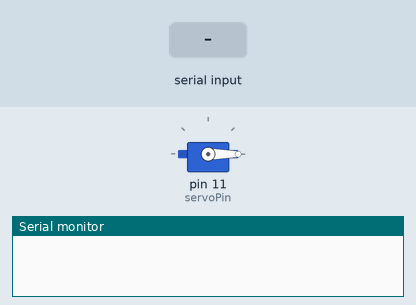
A sketch run on a simulated Arduino Uno, built with avr-gcc and run on an emulated ATmega328P. Shown: servo, the last lines printed to the serial monitor. The test bench sets the inputs (shaded band).

Above: at 1.2 s.
1.3 s: "8" received over Serial
At 2.2 s:
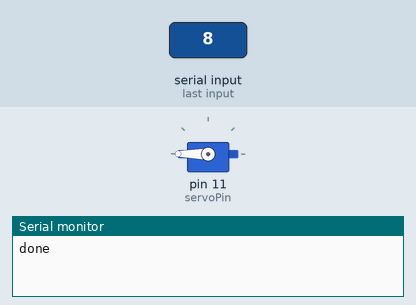
2.8 s: "9" received over Serial
At 3.4 s:
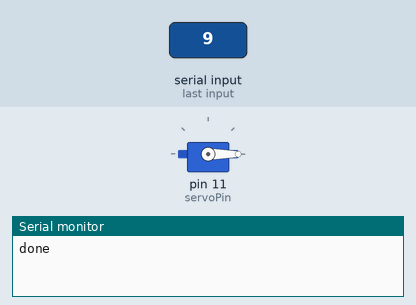
Timing chart, 0 to 5.8 s (numbered marks = the images above; inputs shaded):
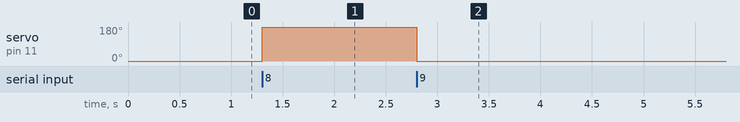

The sketch:

forklift.ino
```cpp
#include <Servo.h>

Servo myServo;
const int servoPin = 11;

void setup() {
  Serial.begin(9600);
  myServo.attach(servoPin);
  myServo.write(0);  // 초기 상태: 0도
}

void loop() {
  if (Serial.available() > 0) {
    char input = Serial.read();

    // '8' 신호가 오면 180도로 이동
    if (input == '8') {
      myServo.write(180);
      delay(800);          // 서보가 움직일 물리적 시간 (0.8초) 대기
      Serial.println("done"); // 이동 완료 후 신호 전송
    }
    // '9' 신호가 오면 0도로 이동
    else if (input == '9') {
      myServo.write(0);
      delay(800);          // 대기
      Serial.println("done"); // 이동 완료 후 신호 전송
    }
  }
}
```

Measured:
- after the input at 1.3 s, servo on pin 11 (servoPin): 0° → 180° at once
- after the input at 2.8 s, servo on pin 11 (servoPin): 180° → 0° at once
